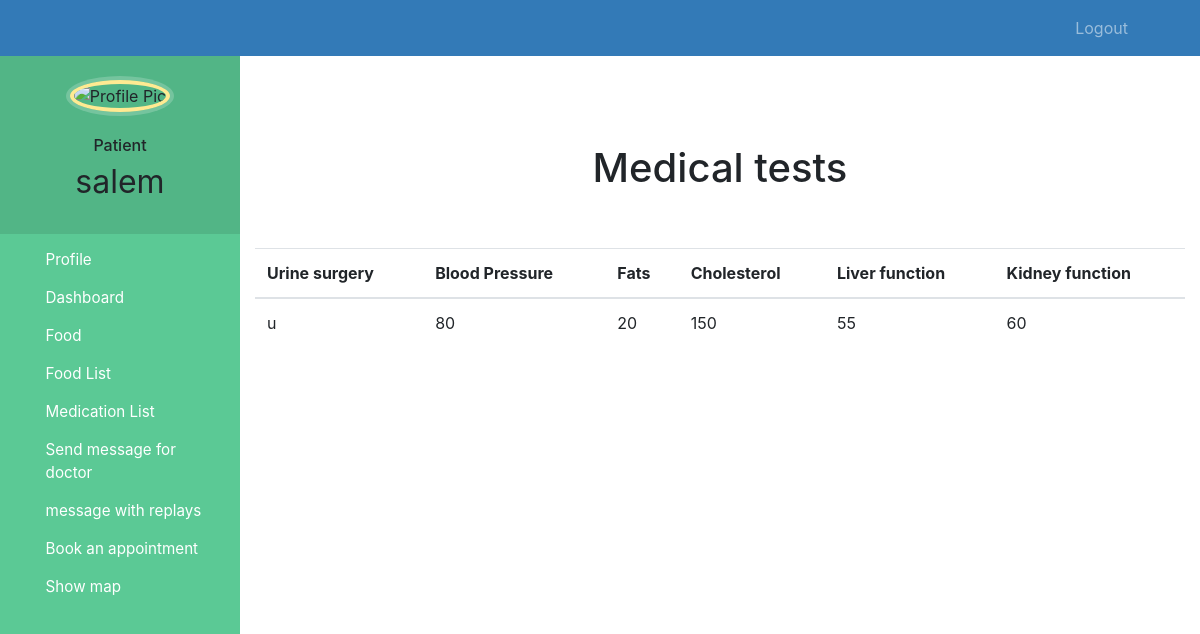
Screenshot of /patient-dashboard (signed in) with the database file from the repository.
### track/models.py (models this page shows, shortened)
class Patient(models.Model):
    user = models.OneToOneField(User, on_delete=models.CASCADE)
    address = models.CharField(max_length=40)
    gender = models.IntegerField(choices=GENDER_CHOICES)
    age = models.IntegerField(default=15)
    symptoms = models.CharField(max_length=100, null=True)
    assignedDoctorId = models.PositiveIntegerField(null=True)
    profile_pic = models.ImageField(upload_to='profile_pic/PatientProfilePic/', null=True, blank=True)
    admitDate = models.DateField(auto_now=True)
    status = models.BooleanField(default=False)
    Urine_surgery = models.CharField(max_length=1000, default='u')
    Blood_Pressure = models.IntegerField(default=80)
    Glucose = models.IntegerField(default=80)
    Fats = models.IntegerField(default=20)
    Cholesterol = models.IntegerField(default=150)
    Liver_function = models.IntegerField(default=55)
    Kidney_function = models.IntegerField(default=60)
    ECG = models.IntegerField(default=70)
    food_list = models.ManyToManyField(Food)
    feedbacks = models.ManyToManyField(Feedback)
    medication_dosages = models.ManyToManyField(Medication)
    appointment = models.ManyToManyField(Appointment)

### track/views.py (the view)
# urls.py: path('patient-dashboard', views.patient_dashboard, name='patient-dashboard'),
@user_passes_test(is_patient)
def patient_dashboard(request):
    mydict = {}
    user = models.User.objects.get(pk=request.user.pk)
    for i in models.Patient.objects.all():
        if i.user.id == user.id:
            mydict['user'] = i
    return render(request, 'patient_dashboard.html', context=mydict)

### track/views.py (called while the page is built)
def is_patient(user):
    return user.groups.filter(name='PATIENT').exists()

### templates/patient_dashboard.html (shortened to what this page needs)
{% extends 'patient_base.html' %}
{% load static %}
{% block content %}
<br><br><br><br>
<center> <h1> Medical tests </h1> </center>
<br><br>
    <div class="container">
    <div class="panel panel-primary">
    <table class="table table-hover" id="dev-table">
      <thead>
          <th>Urine surgery</th>
          <th>Blood Pressure</th>
          <th>Fats</th>
          <th>Cholesterol</th>
          <th>Liver function</th>
          <th>Kidney function</th>
      </thead>
        <td> {{user.Urine_surgery}}</td>
        <td> {{user.Blood_Pressure}}</td>
        <td> {{user.Fats}}</td>
        <td> {{user.Cholesterol}}</td>
        <td> {{user.Liver_function}}</td>
        <td> {{user.Kidney_function}}</td>
    </table>
        </div>
</div>
{% endblock content %}

### templates/patient_base.html (shortened to what this page needs)
<!DOCTYPE html>
{% load static %}
<html lang="en">
<head>
  <link rel="stylesheet" href="https://stackpath.bootstrapcdn.com/bootstrap/4.3.1/css/bootstrap.min.css">
  <link rel="stylesheet" href="https://maxcdn.bootstrapcdn.com/font-awesome/4.7.0/css/font-awesome.min.css">
</head>
<body>
  <nav class="menu" tabindex="0">
    <header class="avatar">
      <br><br>
      <img src="{% static user.profile_pic.url %}" alt="Profile Pic" />
      <br><br>
      <h6>Patient</h6>
      <h2>{{request.user.first_name}}</h2>
    </header>
    <ul>
      <li tabindex="0" class="icon-profile"> <a style="color:white; text-decoration:none;" href="/profile"><span>Profile</span></a> </li>
      <li tabindex="0" class="icon-dashboard"> <a style="color:white; text-decoration:none;" href="/patient-dashboard"><span>Dashboard</span></a> </li>
      <li tabindex="0" class="icon-calendar"> <a style="color:white; text-decoration:none;" href="patient-view-food"><span>Food</span></a></li>
      <li tabindex="0" class="icon-dashboard"> <a style="color:white; text-decoration:none;" href="/show-food-list"><span>Food List</span></a> </li>
      <li tabindex="0" class="icon-food"> <a style="color:white; text-decoration:none;" href="/show-medication-list"><span>Medication List</span></a> </li>
      <li tabindex="0" class="icon-customers"> <a style="color:white; text-decoration:none;" href="patient-feedback"><span>Send message for doctor</span></a> </li>
      <li tabindex="0" class="icon-dashboard"> <a style="color:white; text-decoration:none;" href="patient-replays"><span>message with replays</span></a> </li>
      <li tabindex="0" class="icon-dashboard"> <a style="color:white; text-decoration:none;" href="/appointment"><span>Book an appointment</span></a> </li>
      <li tabindex="0" class="icon-dashboard"> <a style="color:white; text-decoration:none;" href="/map"><span>Show map</span></a> </li>
    </ul>
  </nav>
  <main>
    <div class="bs-example">
      <nav class="navbar navbar-expand-md  navbar-dark fixed-top" style="background:#337AB7;">
        <div class="collapse navbar-collapse justify-content-between" id="navbarCollapse">
          <div class="navbar-nav" style=" margin-left: 90%;">
            <a href="/logout" class="nav-item nav-link" >Logout </a>
          </div>
        </div>
      </nav>
    </div>
    <br><br>
    {% block content %}
    {% endblock content %}
    <br><br><br><br><br><br><br>
  </main>
</body>
</html>

### templates/patient_base.html (style rules this page uses)
a:link { text-decoration: none; }
a { color: white; }
body { padding-left: 240px; }
main { position: relative; height: 100vh; }
.menu { background: #5bc995; height: 100vh; width: 240px; position: fixed; top: 0px; left: 0; z-index: 5; outline: none; }
.menu .avatar { background: rgba(0, 0, 0, 0.1); padding: 2em 0.5em; text-align: center; }
.menu .avatar img { width: 100px; border-radius: 50%; overflow: hidden; border: 4px solid #ffea92; box-shadow: 0 0 0 4px rgba(255, 255, 255, 0.2); }
.menu .avatar h2 { font-weight: normal; margin-bottom: 0; }
.menu ul { list-style: none; padding: 0.5em 0; margin: 0; }
.menu ul li { padding: 0.5em 1em 0.5em 3em; font-size: 0.95em; font-weight: regular; background-repeat: no-repeat; background-position: left 15px center; background-size: auto 20px; transition: all 0.15s linear; cursor: pointer; }
.menu ul li.icon-dashboard { background-image: url("http://www.entypo.com/images//gauge.svg"); }
.menu ul li.icon-customers { background-image: url("http://www.entypo.com/images//briefcase.svg"); }
.menu ul li.icon-calendar { background-image: url("http://www.entypo.com/images//calendar.svg"); }

### rows the page displays
Patient: Urine_surgery "u", Blood_Pressure "80", Fats "20", Cholesterol "150", Liver_function "55", Kidney_function "60"

### other values shown
{{ request.user.first_name }} "salem"
